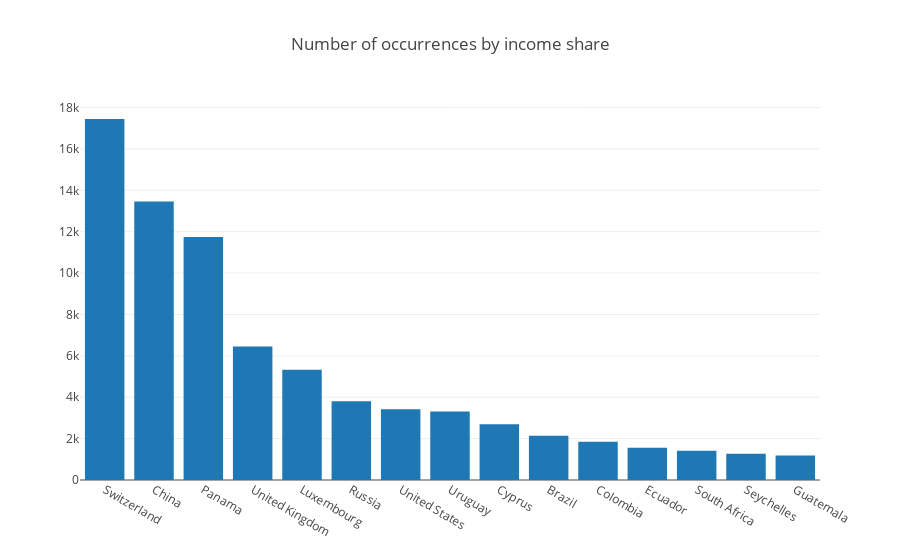

The notebook cell saved with this chart:
### Markdown cell above
#### Number of occurrences by income share:

### Code cell
sorted_data = pp_total_country_normalized[['countries','counts_normalized_income_share']].sort_values('counts_normalized_income_share', ascending=False).head(15)

data = [go.Bar(
            x=sorted_data['countries'],
            y=sorted_data['counts_normalized_income_share'],
    )]


layout = go.Layout(
    title='Number of occurrences by income share',
)

fig = go.Figure(data=data, layout=layout)
iplot(fig, filename='../TrovatelliT.github.io/ressources/occurrences_per_income')
plot(fig, filename='../TrovatelliT.github.io/ressources/occurrences_per_income', auto_open=False)

### Figure 1 — Plotly figure (JSON) as saved in the notebook; plotly's stock layout.template omitted (floating-point values rounded to 4 significant figures)
{"data": [{"type": "bar", "uid": "2503b89d-f391-4b41-b7f8-79d99876e07b", "x": ["Switzerland", "China", "Panama", "United Kingdom", "Luxembourg", "Russia", "United States", "Uruguay", "Cyprus", "Brazil", "Colombia", "Ecuador", "South Africa", "Seychelles", "Guatemala"], "y": [17450.0, 13460.0, 11740.0, 6455.0, 5323.0, 3800.0, 3415.0, 3307.0, 2697.0, 2135.0, 1844.0, 1564.0, 1419.0, 1269.0, 1180.0]}], "layout": {"title": "Number of occurrences by income share"}}
